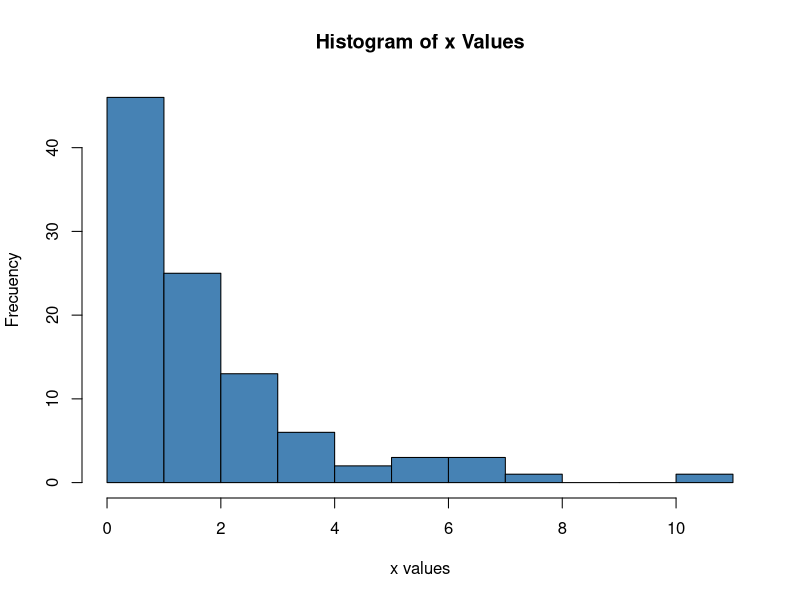

R code for this plot:
# Probability Integral Transform

y <- runif(100, 0, 1)
x <- -2 * log(1 - y)

hist(x, breaks = 10,  col = "steelblue", main = "Histogram of x Values", xlab = "x values", ylab = "Frecuency")

  # As the theorem states the distribution of the transformed values are consistent with what would be expected from the transformation based on the formula x = −2log(1 − y); X~Exp(lambda).
